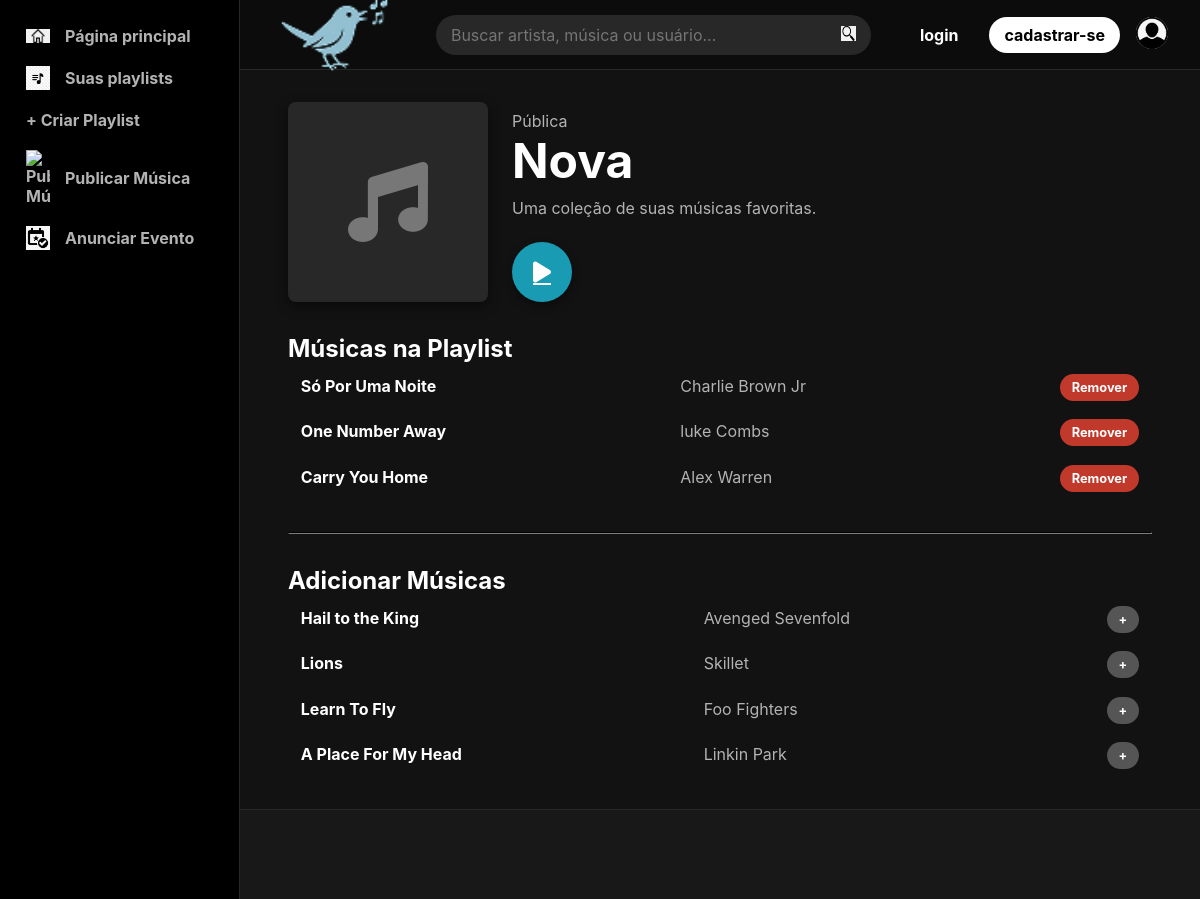
Page /playlist/6/ on the committed database.
### player/models.py (models this page shows, shortened)
class Playlist(models.Model):
    VISIBILIDADE_CHOICES = [
        ('PUB', 'Pública'),
        ('PRI', 'Privada'),
    ]
    nome = models.CharField(max_length=100)
    usuario_criador = models.ForeignKey(User, on_delete=models.CASCADE, related_name='playlists', null=True, blank=True)
    musicas = models.ManyToManyField(Musica, blank=True, related_name='playlists')
    visibilidade = models.CharField(max_length=3, choices=VISIBILIDADE_CHOICES, default='PRI')
    data_criacao = models.DateTimeField(auto_now_add=True)

class Musica(models.Model):
    titulo = models.CharField(max_length=200)
    artista = models.ForeignKey(Artista, on_delete=models.CASCADE, related_name='musicas')
    album = models.ForeignKey(Album, on_delete=models.CASCADE, related_name='musicas')
    compositor = models.CharField(max_length=200, default='Não informado')
    genero = models.CharField(max_length=50, default='Não informado')
    duracao = models.DurationField(default=datetime.timedelta(minutes=0))
    letra = models.TextField(blank=True)
    arquivo_audio = models.FileField(upload_to='audio_files/')

class Artista(models.Model):
    nome = models.CharField(max_length=100, unique=True)

### player/views.py (the view)
# urls.py: path('playlist/<int:playlist_id>/', views.detalhes_playlist, name='detalhes_playlist'),
def detalhes_playlist(request, playlist_id):
    playlist = get_object_or_404(Playlist, pk=playlist_id)
    musicas_disponiveis = Musica.objects.exclude(playlists__in=[playlist])
    context = {
        'playlist': playlist,
        'musicas_disponiveis': musicas_disponiveis
    }
    return render(request, 'player/detalhes_playlist.html', context)

### player/templates/player/detalhes_playlist.html (shortened to what this page needs)
{% extends 'player/base.html' %}
{% load static %}
{% block conteudo %}
<div class="playlist-detail-container">
    <div class="playlist-header">
        <div class="playlist-cover">
            <i class="fas fa-music"></i>
        </div>
        <div class="playlist-info">
            <p>{{ playlist.get_visibilidade_display }}</p>
            <h1>{{ playlist.nome }}</h1>
            <p>Uma coleção de suas músicas favoritas.</p>
            <a href="{% url 'player:music_player' %}?playlist={{ playlist.id }}" class="play-button-large" title="Tocar a Playlist">
                <i class="fas fa-play"></i>
            </a>
            </div>
    </div>
<h2>Músicas na Playlist</h2>
<ul class="song-list">
{% for musica in playlist.musicas.all %}
    <li class="song-item">
        <div><strong>{{ musica.titulo }}</strong></div>
        <div><span>{{ musica.artista.nome }}</span></div>
        <div><a href="{% url 'player:remover_musica_playlist' playlist_id=playlist.id musica_id=musica.id %}" class="add-button" style="background-color: #c0392b;">Remover</a></div>
    </li>
{% empty %}
    <p style="color: #777; margin-top: 1rem;">Esta playlist está vazia. Adicione as músicas que você mais curte!</p>
{% endfor %}
</ul>
    <hr>
    <h2>Adicionar Músicas</h2>
    <ul class="song-list">
    {% for musica in musicas_disponiveis %}
        <li class="song-item">
            <div><strong>{{ musica.titulo }}</strong></div>
            <div><span>{{ musica.artista.nome }}</span></div>
            <div><a href="{% url 'player:adicionar_musica_playlist' playlist_id=playlist.id musica_id=musica.id %}" class="add-button">+</a></div>
        </li>
    {% empty %}
        <p style="color: #777; margin-top: 1rem;">Todas as músicas do sistema já estão nesta playlist.</p>
    {% endfor %}
    </ul>
</div>
{% endblock %}

### player/static/player/css/base.css (style rules this page uses)
* { margin: 0; padding: 0; font-family: 'Inter', sans-serif; box-sizing: border-box; }
body { background: #121212; color: white; overflow: hidden; }

### player/templates/player/detalhes_playlist.html (style rules this page uses)
.playlist-detail-container { padding: 2rem 3rem; }
.playlist-header { display: flex; align-items: center; gap: 1.5rem; margin-bottom: 2rem; }
.playlist-cover { width: 200px; height: 200px; background-color: #282828; display: flex; align-items: center; justify-content: center; border-radius: 8px; box-shadow: 0 4px 12px rgba(0,0,0,0.5); }
.playlist-cover i { font-size: 5rem; color: #777; }
.playlist-info h1 { font-size: 3rem; margin: 0; }
.playlist-info p { color: #b3b3b3; margin-top: 0.5rem; }
.play-button-large { display: flex; align-items: center; justify-content: center; width: 60px; height: 60px; background-color: #199bb3; border-radius: 50%; color: white; font-size: 1.5rem; margin-top: 1.5rem; box-shadow: 0 4px 10px rgba(0,0,0,0.4); transition: transform 0.2s, background-color 0.2s; }
.song-list { list-style: none; padding: 0; }
.song-item { display: grid; grid-template-columns: 1fr 1fr auto; align-items: center; padding: 0.8rem; border-radius: 5px; transition: background-color 0.2s; }
.song-item span { color: #b3b3b3; }
.song-item strong { color: #fff; }
.add-button { padding: 6px 12px; background-color: #555; color: white; text-decoration: none; border-radius: 15px; font-size: 0.8rem; font-weight: bold; transition: background-color 0.2s; }
hr { border-color: #282828; margin: 2rem 0; }

### rows in the picture
Playlist: visibilidade "Pública", nome "Nova"
Musica: titulo "Só Por Uma Noite", artista.nome "Charlie Brown Jr"
Musica: titulo "One Number Away", artista.nome "luke Combs"
Musica: titulo "Carry You Home", artista.nome "Alex Warren"
Musica: titulo "Hail to the King", artista.nome "Avenged Sevenfold"
Musica: titulo "Lions", artista.nome "Skillet"
Musica: titulo "Learn To Fly", artista.nome "Foo Fighters"
Musica: titulo "A Place For My Head", artista.nome "Linkin Park"
